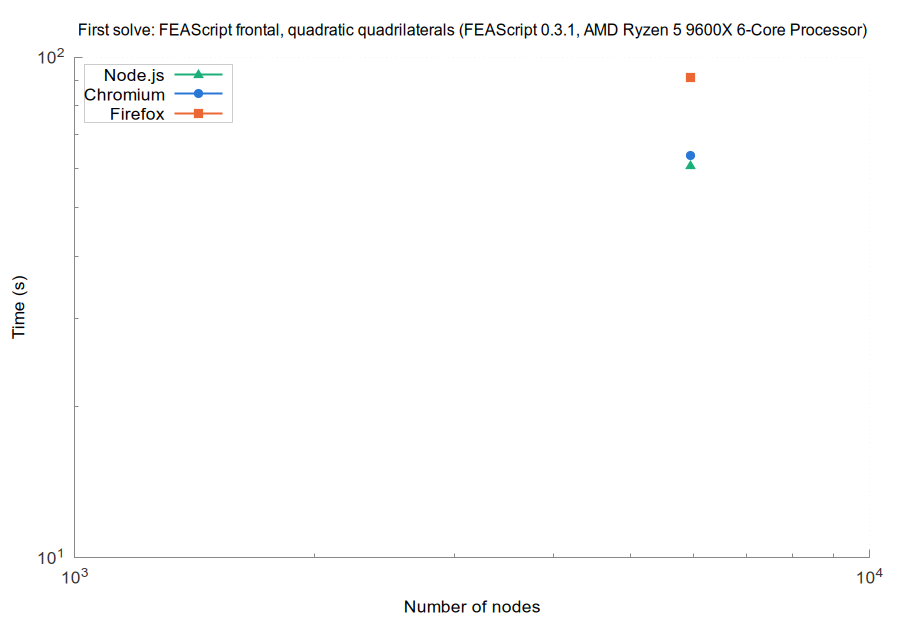

Write gnuplot code to recreate this figure.
set terminal pngcairo size 900,620 font 'Arial,13'
set border 3 lc rgb '#888888'; set tics nomirror tc rgb '#333333'
set grid lc rgb '#e6e6e6' lw 1; set key top left box lc rgb '#cccccc' opaque
set logscale xy; set format y '10^{%L}'; set format x '10^{%L}'
set output 'browsers_FEAScript_frontal_quadratic_quadrilaterals_first.png'
set title 'First solve: FEAScript frontal, quadratic quadrilaterals (FEAScript 0.3.1, AMD Ryzen 5 9600X 6-Core Processor)' font 'Arial,12'
set xlabel 'Number of nodes'
set ylabel 'Time (s)'
plot 'browsers_FEAScript_frontal_quadratic_quadrilaterals_first_node.dat' u 1:2 w lp lw 2 pt 9 ps 1.2 lc rgb '#1baf7a' t 'Node.js', \
     'browsers_FEAScript_frontal_quadratic_quadrilaterals_first_chromium.dat' u 1:2 w lp lw 2 pt 7 ps 1.2 lc rgb '#2a78d6' t 'Chromium', \
     'browsers_FEAScript_frontal_quadratic_quadrilaterals_first_firefox.dat' u 1:2 w lp lw 2 pt 5 ps 1.2 lc rgb '#eb6834' t 'Firefox'
